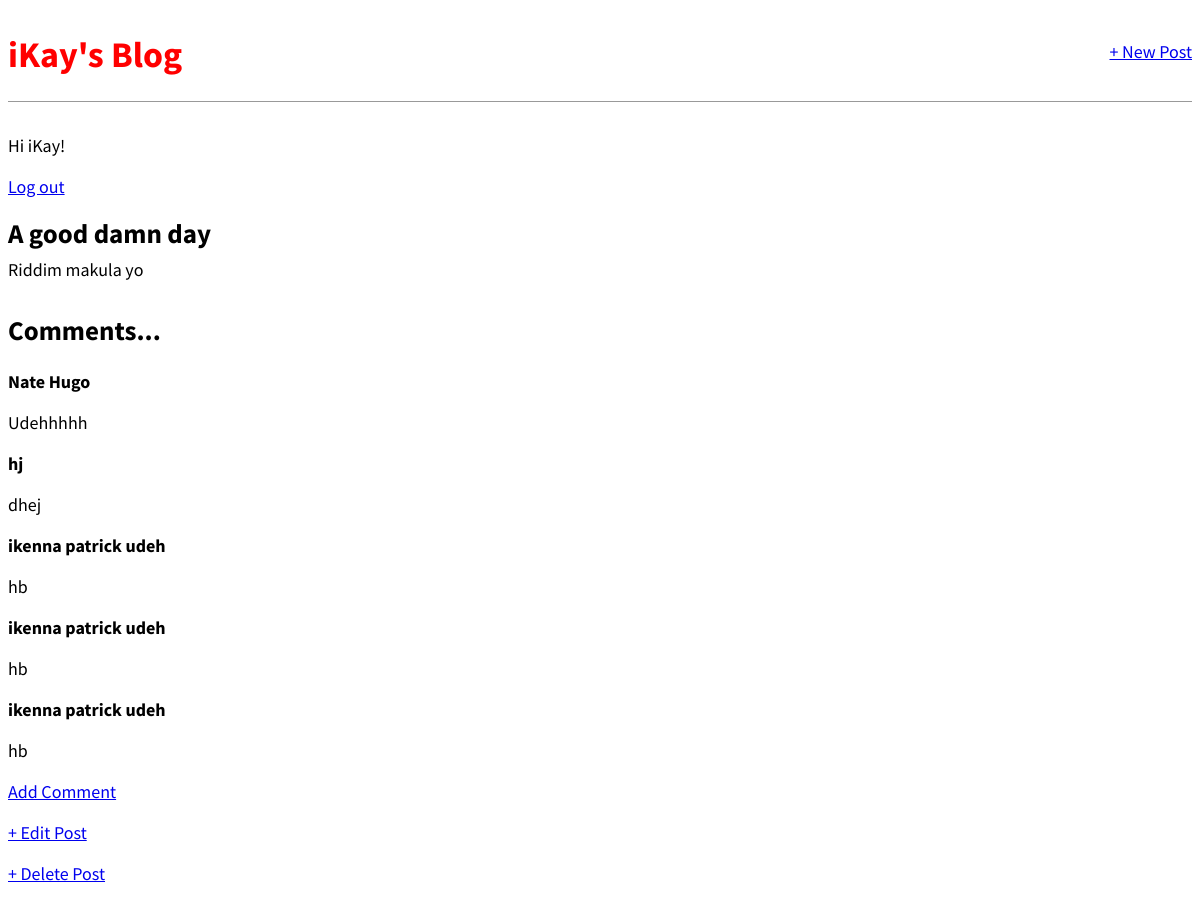
Page /post/1/ (signed in) on the committed database.
### accounts/models.py (models this page shows)
class CustomUser(AbstractUser):
    email = models.EmailField()

### blog/models.py (models this page shows, shortened)
class Post(models.Model):
    title = models.CharField(max_length=100)
    author = models.ForeignKey(settings.AUTH_USER_MODEL, on_delete=models.CASCADE, )
    body = models.TextField()

class Comment(models.Model):
    post = models.ForeignKey(Post, related_name='comments', on_delete=models.CASCADE, )
    name = models.CharField(max_length=20)
    body = models.TextField()

### blog/views.py (the view)
# urls.py: path("post/<int:pk>/", BlogDetailView.as_view(), name='post_detail'),
class BlogDetailView(DetailView):
    model = Post
    template_name = 'post_detail.html'

### templates/post_detail.html
{% extends 'base.html' %}
{% block content %}
    <div class="post-entry">
        <h2>{{ post.title }}</h2>
        <p>{{ post.body }}</p>
    </div>
    <h2>Comments...</h2>
    {% if not post.comments.all %}
        No Comments Yet
    {% else %}
        {% for comment in post.comments.all %}
            <strong><p>{{ comment.name }}</p></strong>
            <p>{{ comment.body }}</p>
        {% endfor %}
    {% endif %}
    {% if user.is_authenticated %}
    <p><a href="{% url 'comment' post.pk %}">Add Comment</a></p>
    {% else %}
        <p>You need to login to post a comment</p>
    {% endif %}
    <p><a href="{% url 'post_edit' post.pk %}">+ Edit Post</a></p>
    <p><a href="{% url 'post_delete' post.pk %}">+ Delete Post</a></p>
{% endblock content %}

### templates/base.html (shortened to what this page needs)
<!DOCTYPE html>
{% load static %}
<html lang="en">
<head>
    <link rel="stylesheet" href="{% static 'css/base.css' %}">
</head>
<body>
    <header>
        <div class="nav-left">
             <h1><a href="{% url 'home' %}">iKay's Blog</a></h1>
        </div>
        <div class="nav-right">
            <a href="{% url 'post_new' %}">+ New Post</a>
        </div>
    </header>
    {% if user.is_authenticated %}
        <p>Hi {{ user.username }}!</p>
        <p><a href="{% url 'logout' %}">Log out</a></p>
    {% else %}
        <p>You're not logged in</p>
        <a href="{% url 'login' %}">Login</a> |
        <a href="{% url 'signup' %}">Sign up</a>
    {% endif %}
    <div>
        {% block content %}
        {% endblock content %}
    </div>
</body>
</html>

### static/css/base.css (style rules this page uses)
body { font-family: 'Source Sans Pro', sans-serif; font-size: 18px; }
header { border-bottom: 1px solid #999; margin-bottom: 2rem; display: flex; }
header h1 a { color: red; text-decoration: none; }
.nav-left { margin-right: auto; }
.nav-right { display: flex; padding-top: 2rem; }
.post-entry { margin-bottom: 2rem; }
.post-entry h2 { margin: 0.5rem 0; }
.post-entry p { margin: 0; font-weight: 400; }

### rows in the picture
CustomUser: username "iKay"
Post: title "A good damn day", body "Riddim makula yo"
Comment: name "Nate Hugo", body "Udehhhhh"
Comment: name "hj", body "dhej"
Comment: name "ikenna patrick udeh", body "hb"
Comment: name "ikenna patrick udeh", body "hb"
Comment: name "ikenna patrick udeh", body "hb"
